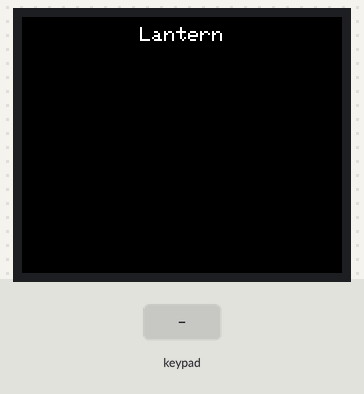
This sketch was run on a simulated ESP32. Shown: 160×128 colour display. The test bench sets the inputs (shaded band).

Above: at 1.3 s.
1.4 s: keypad keys 1 3 1 2 1 4 2 7 # pressed 0.4 s apart
At 5.1 s:
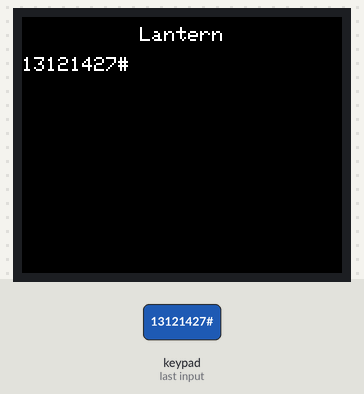
6.5 s: key 'A' pressed
8.0 s: key 'B' pressed
At 8.9 s:
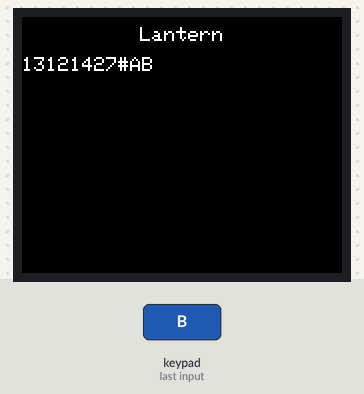
9.5 s: keypad keys 1 3 1 2 1 4 2 7 * pressed 0.4 s apart
At 13.6 s:
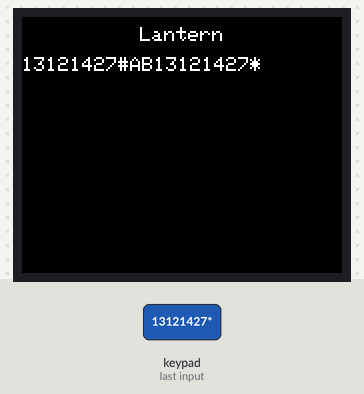
14.6 s: key 'C' pressed
16.1 s: keypad keys 1 3 1 2 1 4 2 7 A pressed 0.4 s apart
At 19.9 s:
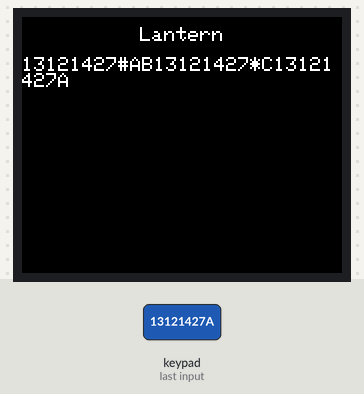
Timing chart, 0 to 21.4 s (numbered marks = the images above; inputs shaded):
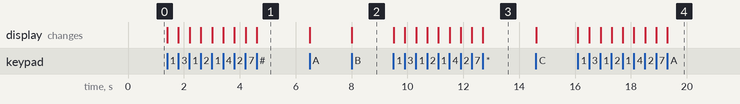

The sketch:

ESP32_ST7735.ino
```cpp
// (licence header left out)
#include <SPI.h>
#include <Adafruit_GFX.h>
#include <Adafruit_ST7735.h>
#define TFT_CS1         5
#define TFT_RST1        19
#define TFT_DC1         22
Adafruit_ST7735 tft = Adafruit_ST7735(TFT_CS1, TFT_DC1, TFT_RST1);

#include <Keypad.h>
#define ROW_NUM     4
#define COLUMN_NUM  4

char p_k[ROW_NUM][COLUMN_NUM] = {
  {'1', '2', '3', 'A'},
  {'4', '5', '6', 'B'},
  {'7', '8', '9', 'C'},
  {'*', '0', '#', 'D'}
};
byte pin_rows[ROW_NUM]      = {13, 12, 14, 27};
byte pin_column[COLUMN_NUM] = {26, 25, 33, 32};
Keypad keypad = Keypad( makeKeymap(p_k), pin_rows, pin_column, ROW_NUM, COLUMN_NUM );

void disp_centered_text(String t_disp, int y){
   int16_t x1, y1;
   uint16_t w, h;
   tft.getTextBounds(t_disp, 160, 0, &x1, &y1, &w, &h);
   tft.setCursor(80 - (w / 2), y);
   tft.print(t_disp);
}

void setup() {
  tft.initR(INITR_BLACKTAB);
  tft.setRotation(1);
  tft.fillScreen(0x0000);
  disp_centered_text("Lantern", 5);
  tft.setCursor(0, 20);
}

void loop() {
    char key = keypad.getKey();
    if (key) {
     tft.print(key);
   }
   delayMicroseconds(400);
}
```

Measured:
- after the input at 1.4 s, the display: first changes at once (image 1 shows a later state)
- after the input at 8.0 s, the display: changes at once (image 2)
- after the input at 9.5 s, the display: first changes at once (image 3 shows a later state)
- after the input at 16.1 s, the display: first changes at once (image 4 shows a later state)
